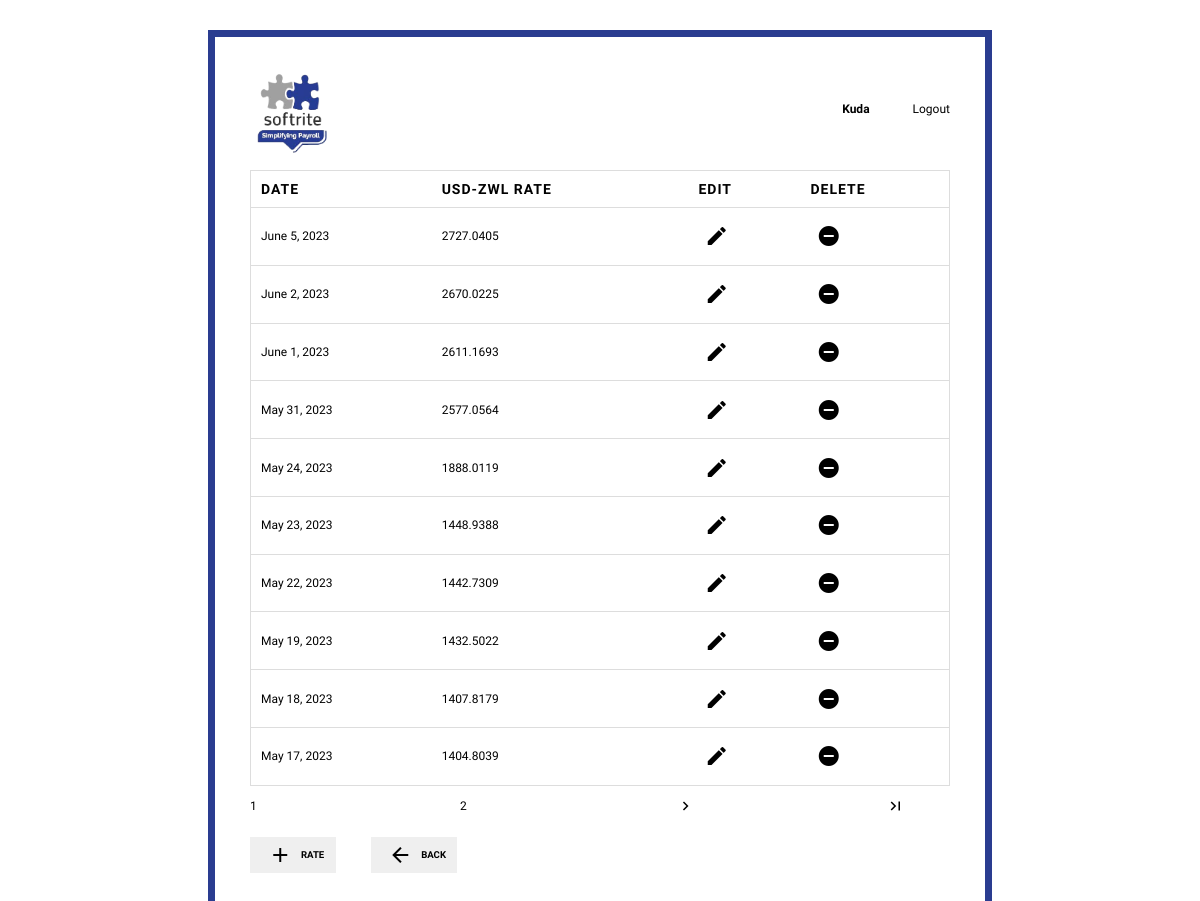
Page /interbank/ (signed in) on the committed database.
### payroll_info/models.py (models this page shows, shortened)
class InterbankUSDRate(models.Model):
    date = models.DateField(default=datetime.today, unique=True)
    rate = models.FloatField()
    class Meta:
        verbose_name_plural = "Interbank USD Rates"

### payroll_info/views.py (the view)
# urls.py: path('interbank/', views.InterbankListView.as_view(), name='interbank-rates'),
class InterbankListView(LoginRequiredMixin, ListView):
    model = InterbankUSDRate
    template_name = 'payroll_info/interbank_list.html'
    context_object_name = 'inter_rates'
    ordering = ['-date']  # ordered by date descending (latest first)
    paginate_by = 10
    def get_context_data(self, **kwargs):
        context = super().get_context_data(**kwargs)
        context['title'] = 'Interbank Rates'
        return context

### payroll_info/templates/payroll_info/interbank_list.html (shortened to what this page needs)
{% extends 'payroll_info/base.html' %}
{% block content %}
    <section id="interbank-rates-list">
        {% if inter_rates %}
            <table>
                <thead>
                    <tr>
                        <th>Date</th>
                        <th>USD-ZWL Rate</th>
                        <th>Edit</th>
                        <th>Delete</th>
                    </tr>
                </thead>
                {% for obj in inter_rates %}
                    <tr>
                        <td>{{ obj.date }}
                        <td>{{ obj.rate }}</td>
                        <td>
                            <a class="plain-link" href="{% url 'interbank-update' obj.id %}">
                                <i class="material-icons">edit</i>
                            </a>
                        </td>
                        <td>
                            <a class="plain-link" href="{% url 'interbank-delete' obj.id %}">
                                <i class="material-icons">remove_circle</i>
                            </a>
                        </td>
                    </tr>
                {% endfor %}
            </table>
         {% else %}
            <p>
               No interbank rates have been added yet.
            </p>
        {% endif %}
    </section>
    {% if is_paginated %}
        <div class="flex-row">
            {% for num in page_obj.paginator.page_range %}
                {% if page_obj.number == num %}
                    <a href="?page={{ num }}" class="plain-link no-border button width-10">{{num}}</a>
                {% elif  num > page_obj.number|add:'-2' and num < page_obj.number|add:'2' %}
                    <a href="?page={{ num }}" class="plain-link no-border button width-10">{{num}}</a>
                {% endif %}
            {% endfor %}
            {% if page_obj.has_next %}
                <a href="?page={{ page_obj.next_page_number }}" class="plain-link no-border button width-10">
                    <i class="material-icons md-18 no-padding">navigate_next</i>
                </a>
                <a href="?page={{ page_obj.paginator.num_pages }}" class="plain-link no-border button width-10">
                    <i class="material-icons md-18 no-padding">last_page</i>
                </a>
            {% endif %}
        </div>
    {% endif %}
    <span class="button-row-left">
        <a class="plain-link" href="{% url 'interbank-add' %} ">
            <button type="button">
                <i class="material-icons">add</i>
                Rate
            </button>
        </a>
        <a class="plain-link" href="{% url 'payroll-home' %}">
            <button type="button">
                <i class="material-icons">arrow_back</i>
                Back
            </button>
        </a>
    </span>
{% endblock %}

### payroll_info/templates/payroll_info/base.html (shortened to what this page needs)
<!DOCTYPE html>
{% load static %}
{% load crispy_forms_tags %}
<html lang="en" dir="ltr">
    <head>
        <link rel="stylesheet" href="{% static 'payroll_info/css/qfc-light.css' %}">
        <link rel="stylesheet" href="{% static 'payroll_info/css/style2.css' %}">
        <link rel="stylesheet" href="{% static 'payroll_info/css/tables.css' %}">
        <link rel="stylesheet" href="{% static 'payroll_info/css/colours.css' %}">
    </head>
    <body>
        <div class="qfc-container">
            <section class="ribbon-container">
                <a href="{% url 'payroll-home' %}">
                    <img src="{% static 'payroll_info/images/logo-transparent.png' %}" class="ribbon-logo">
                </a>
                {%if user.is_authenticated %}
                    <div>
                        <a class="plain-link plain" href="{% url 'profile' %}" style="padding-right:2.5rem;">
                            <b>{{ user.username | title }}</b>
                        </a>
                        <a class="plain-link" href="{% url 'logout' %}">Logout</a>
                    </div>
                {% else %}
                    <div>
                        <a class="plain-link" href="{% url 'login' %}">Login</a>
                    </div>
                {% endif %}
            </section>
            {% block content %}
            {% endblock content%}
        </div>
    </body>
</html>

### payroll_info/static/payroll_info/css/qfc-light.css (style rules this page uses)
body { --main-bg-color: white; background: var(--main-bg-color); }
.qfc-container { --form-theme-color: #2a3c90; --form-bg-color: white; --input-text-color: black; --button-hover: #4e5050; --input-bg-gray: #E2E5E5; border: 7px solid var(--form-theme-color); font-size: 1em; font-family: "Titillium Web", sans-serif; background-color: var(--form-bg-color); padding: 35px; width: 700px; margin: 30px auto; }
.qfc-container div { margin-top: 5px; margin-bottom: 15px; }
.qfc-container button, input[type='button'], input[type='reset'], input[type='submit'] { font-family: inherit; line-height: 0; font-size: .8em; padding: 0; width: 86px; height: 36px; border: 0; cursor: pointer; -webkit-transition: all 0.3s; -moz-transition: all 0.3s; transition: all 0.3s; font-weight: 600; text-transform: uppercase; }

### payroll_info/static/payroll_info/css/style2.css (style rules this page uses)
.ribbon-container { width: 100%; margin-bottom: 2%; display: flex; justify-content: space-between; align-items: center; }
.ribbon-logo { width: 40%; display: block; }
.ribbon-container > a { text-align: center; width: 30%; }
.flex-row { display: flex; justify-content: space-between; align-items: center; }
.button-row-left { display: flex; justify-content: flex-start; width:auto; column-gap: 5%; margin: 2% auto 2% auto; }
.width-10 { width: 10%; }
.no-border { border: none; border-radius: 0.2rem; }
.button-link, .plain-link { text-decoration: none; color: inherit; }
.material-icons { vertical-align: middle; padding: 0.4rem; }
.material-icons.md-18 { font-size: 18px; }
@media only screen and (min-width: 300px) and (max-width: 1200px) { body { font-size: 12px; } }

### payroll_info/static/payroll_info/css/tables.css (style rules this page uses)
table { border: 1px solid #ccc; border-collapse: collapse; margin:0; padding:0; width: 100%; }
table tr { border: 1px solid #ddd; padding: 5px; }
table th, table td { padding: 10px; text-align: left; }
table th { font-size: 14px; letter-spacing: 1px; text-transform: uppercase; }

### rows in the picture
InterbankUSDRate: date "June 5, 2023", rate "2727.0405"
InterbankUSDRate: date "June 2, 2023", rate "2670.0225"
InterbankUSDRate: date "June 1, 2023", rate "2611.1693"
InterbankUSDRate: date "May 31, 2023", rate "2577.0564"
InterbankUSDRate: date "May 24, 2023", rate "1888.0119"
InterbankUSDRate: date "May 23, 2023", rate "1448.9388"
InterbankUSDRate: date "May 22, 2023", rate "1442.7309"
InterbankUSDRate: date "May 19, 2023", rate "1432.5022"
InterbankUSDRate: date "May 18, 2023", rate "1407.8179"
InterbankUSDRate: date "May 17, 2023", rate "1404.8039"

### other values in the picture
{{ user.username | title }} "Kuda"
{{ num }} "1"
{{ num }} "2"
